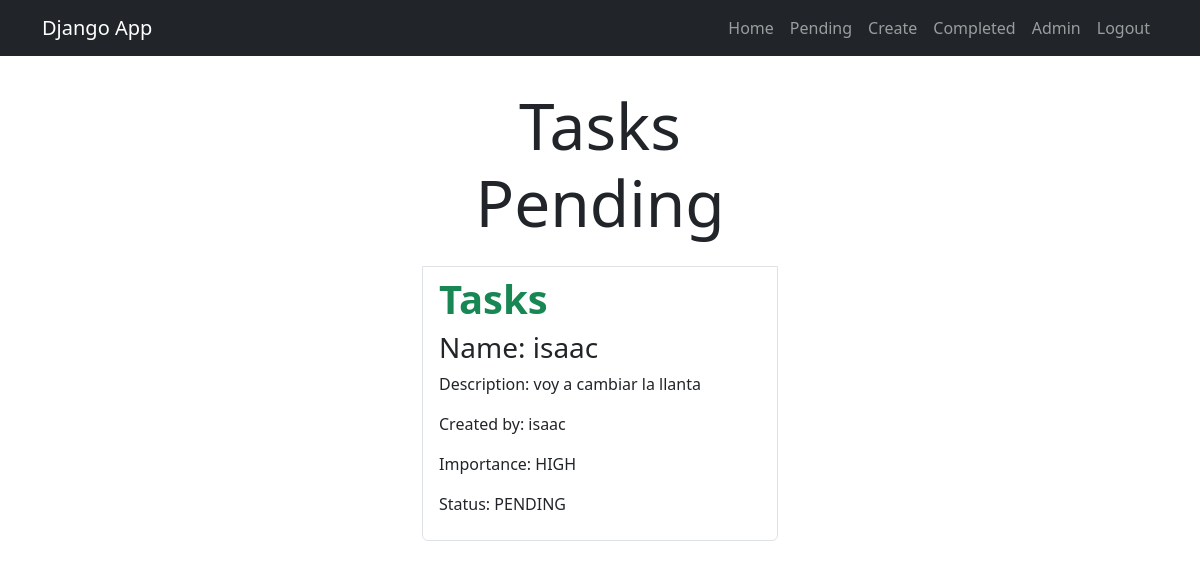
Before: /tasks/ (signed in) with the older database file.
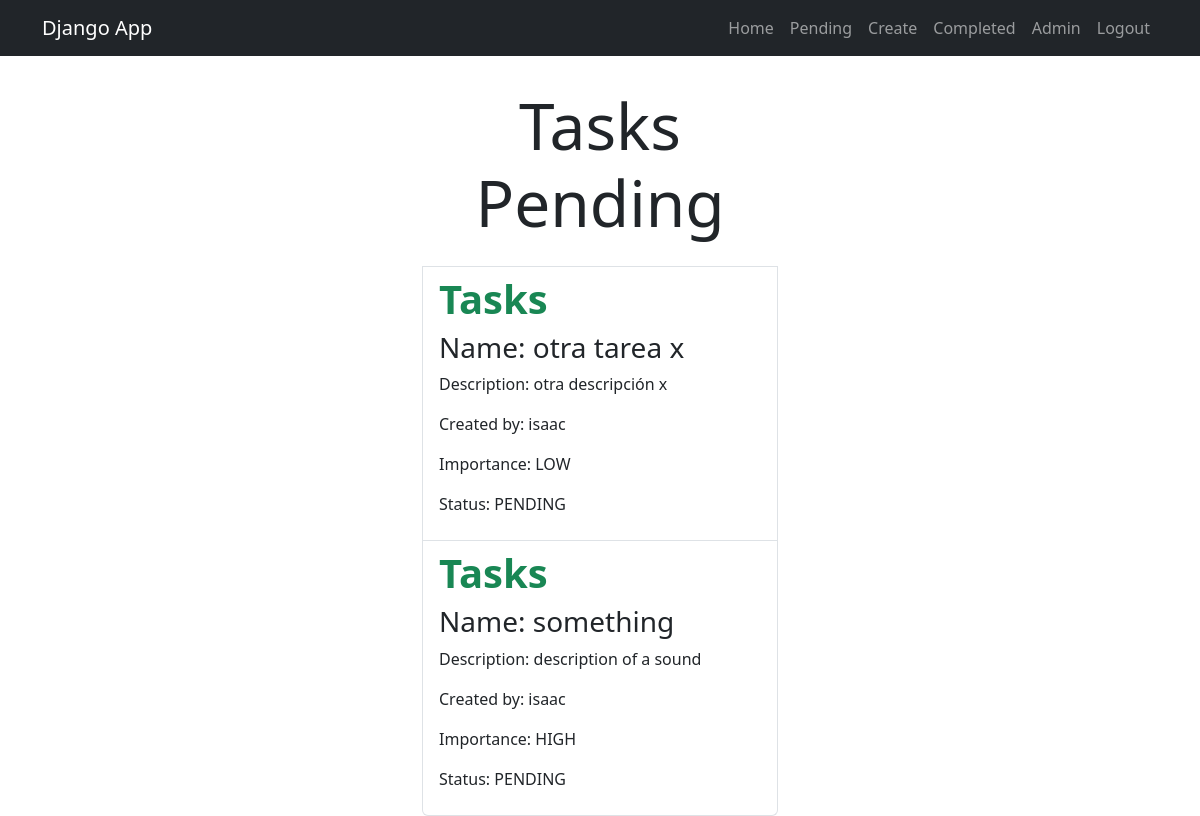
After: the same page with the newer database file.
### task/models.py (models this page shows, shortened)
class Task(models.Model):
    title = models.CharField(max_length=100)
    description = models.TextField(blank=True)
    created = models.DateTimeField(auto_now_add=True)
    datecompleted = models.DateTimeField(null=True, blank=True)
    important = models.BooleanField(default=False)
    user = models.ForeignKey(User,on_delete=models.CASCADE)

### task/views.py (the view)
# urls.py: path('tasks/', views.tasks, name='tasks'),
@login_required
def tasks(request):
    tasks = models.Task.objects.filter(
        user=request.user,
        datecompleted__isnull=True)
    return render(request, 'tasks.html',{
        'tasks': tasks
    })

### task/templates/tasks.html
{% extends 'base.html' %}
{% block content %}
    <main class="container">
        <div class="row">
            <div class="col-md-4 offset-md-4">
                <ul class="list-group">
                    <h1 class="text-center display-3 py-3">Tasks Pending</h1>
                    {% for i in tasks %}
                        <a class="list-group-item" href="{% url 'tasks_detail' i.id %}">
                            <header class="justify-content-between">
                                <h1 class="fw-bold text-success">Tasks</h1>
                                <h3>Name: {{i.title}}</h3>
                                <p>Description: {{i.description}}</p>
                                <p>Created by: {{i.user.username}}</p>
                                {% if i.important %} <p>Importance: HIGH</p> {% else %} <p>Importance: LOW</p> {% endif %}
                                {% if i.datecompleted %} <p>Date: {{i.datecompleted|date:'M j Y:i' }}</p> {% else %} <p>Status: PENDING</p> {% endif %}
                            </header>
                        </a>
                    {% endfor %}
                </ul>
            </div>
        </div>
    </main>
{% endblock %}

Changed rows visible on the page:
no longer on this page (row edited): Task: title "isaac", description "voy a cambiar la llanta", user.username "isaac", important "Importance: HIGH", shows "Status: PENDING"
added Task: title "otra tarea x", description "otra descripción x", user.username "isaac", important "Importance: LOW", shows "Status: PENDING"
added Task: title "something", description "description of a sound", user.username "isaac", important "Importance: HIGH", shows "Status: PENDING"
